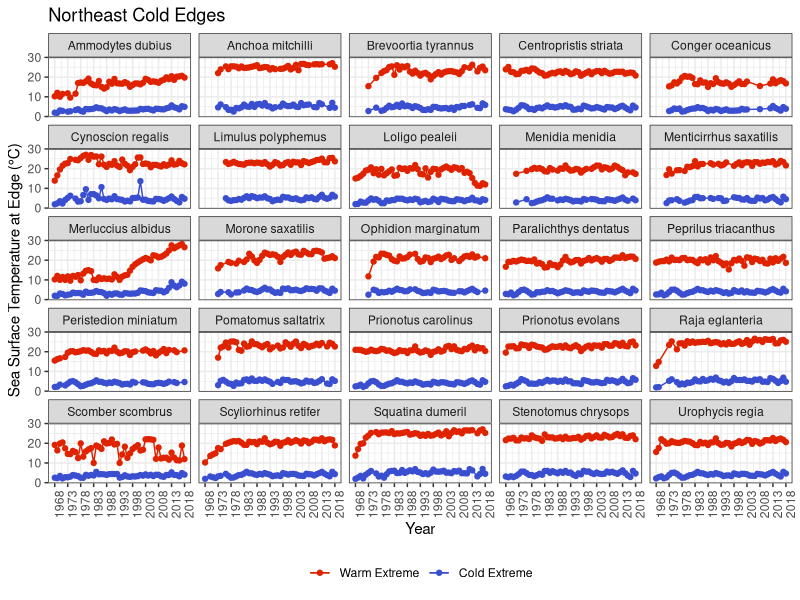
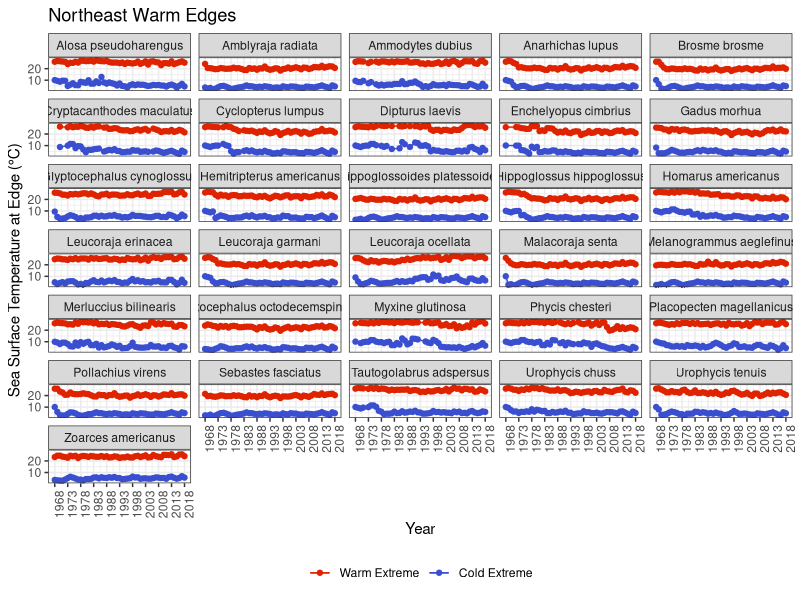
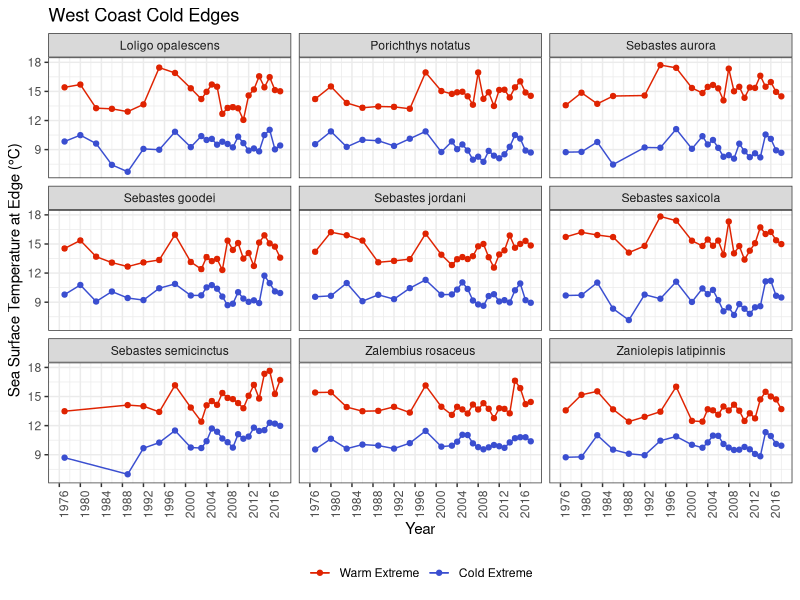
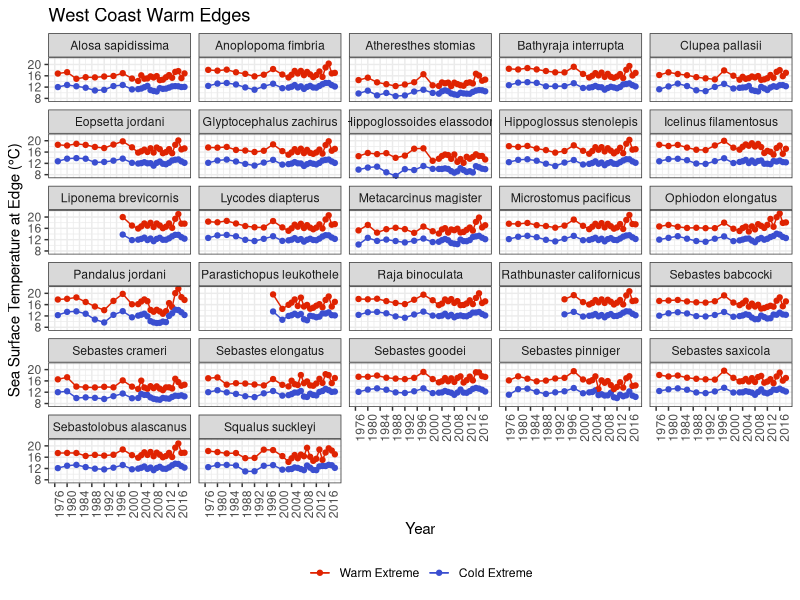
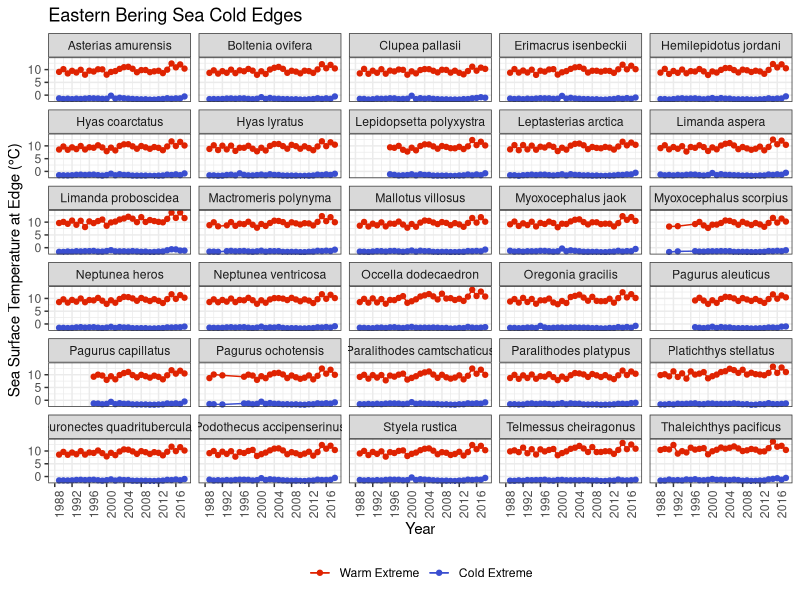
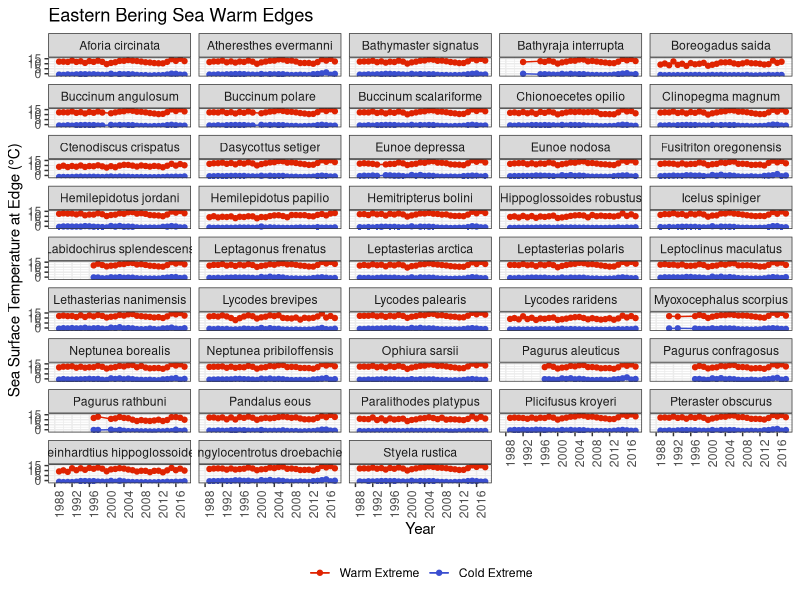
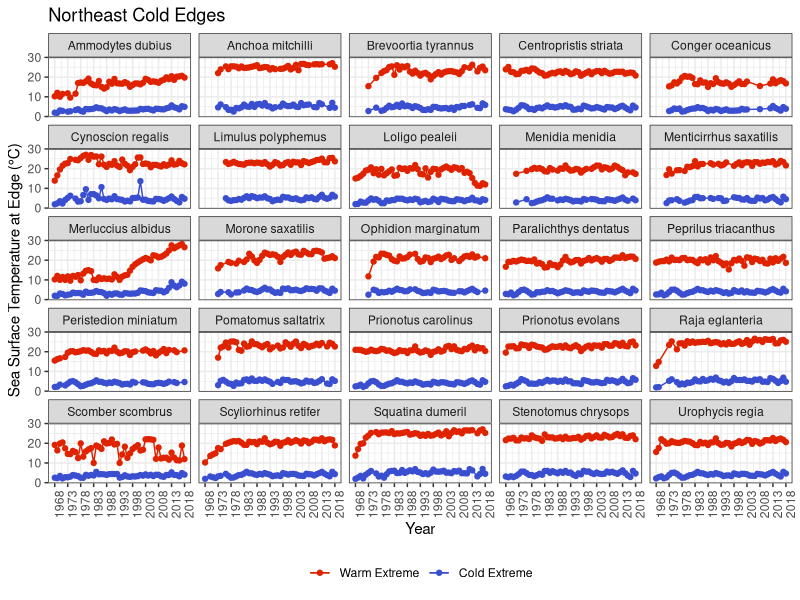
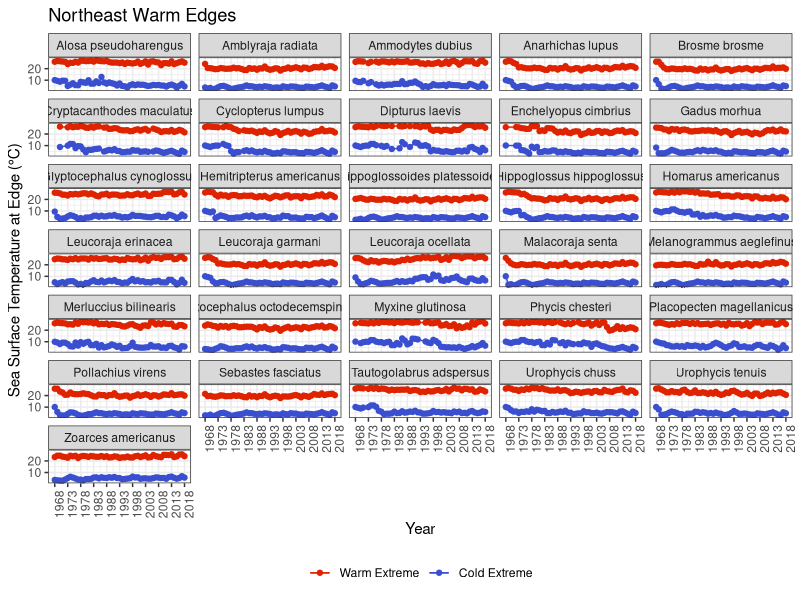

These figures' R source, in order:
library(tidyverse)
library(here)

spp.bayes.niche.lm.stats <- read_csv( here("results","species_bayes_niche_lm_summary.csv"))

dat.predict.niche <- read_csv(here("processed-data","species_thermal_niche_v_time.csv"))

neus.cold.niche.time.gg <- dat.predict.niche %>%
  filter(region=="neus", quantile=="quantile_0.99") %>%
  mutate(species = str_to_sentence(species)) %>%
  ggplot(aes(x=year_match, y=sst, ymin=sst-sstSE, ymax=sst+sstSE, color=predicted.var)) +
  geom_point() +
  geom_line() +
  geom_errorbar() +
  scale_color_manual(values=c("#DF2301","#3A4ED0"), labels=c("Warm Extreme","Cold Extreme")) +
  theme_bw() +
  labs(x="Year",y="Sea Surface Temperature at Edge (°C)", title="Northeast Cold Edges", color=NULL) +
  theme(legend.position="bottom",
        axis.text.x = element_text(angle = 90))+
  scale_x_continuous(limits=c(1968, 2018), breaks=seq(1968, 2018, 5))+ 
  facet_wrap(~species, ncol=5) +
  NULL
neus.cold.niche.time.gg

neus.warm.niche.time.gg <- dat.predict.niche %>%
  filter(region=="neus", quantile=="quantile_0.01") %>%
  mutate(species = str_to_sentence(species)) %>%
  ggplot(aes(x=year_match, y=sst, ymin=sst-sstSE, ymax=sst+sstSE, color=predicted.var)) +
  geom_point() +
  geom_line() +
  geom_errorbar() +
  scale_color_manual(values=c("#DF2301","#3A4ED0"), labels=c("Warm Extreme","Cold Extreme")) +
  theme_bw() +
  labs(x="Year",y="Sea Surface Temperature at Edge (°C)",title="Northeast Warm Edges",  color=NULL) +
  theme(legend.position="bottom",
        axis.text.x = element_text(angle = 90))+
  scale_x_continuous(limits=c(1968, 2018), breaks=seq(1968, 2018, 5))+ 
  facet_wrap(~species, ncol=5) +
  NULL
neus.warm.niche.time.gg

wc.cold.niche.time.gg <- dat.predict.niche %>%
  filter(region=="wc", quantile=="quantile_0.99") %>%
  mutate(species = str_to_sentence(species)) %>%
  ggplot(aes(x=year_match, y=sst, ymin=sst-sstSE, ymax=sst+sstSE, color=predicted.var)) +
  geom_point() +
  geom_line() +
  geom_errorbar() +
  scale_color_manual(values=c("#DF2301","#3A4ED0"), labels=c("Warm Extreme","Cold Extreme")) +
  theme_bw() +
  labs(x="Year",y="Sea Surface Temperature at Edge (°C)", title="West Coast Cold Edges", color=NULL) +
  theme(legend.position="bottom",
        axis.text.x = element_text(angle = 90))+
  scale_x_continuous(limits=c(1976, 2018), breaks=seq(1976, 2018, 4))+ 
  facet_wrap(~species, ncol=3) +
  NULL
wc.cold.niche.time.gg

wc.warm.niche.time.gg <- dat.predict.niche %>%
  filter(region=="wc", quantile=="quantile_0.01") %>%
  mutate(species = str_to_sentence(species)) %>%
  ggplot(aes(x=year_match, y=sst, ymin=sst-sstSE, ymax=sst+sstSE, color=predicted.var)) +
  geom_point() +
  geom_line() +
  geom_errorbar() +
  scale_color_manual(values=c("#DF2301","#3A4ED0"), labels=c("Warm Extreme","Cold Extreme")) +
  theme_bw() +
  labs(x="Year",y="Sea Surface Temperature at Edge (°C)",title="West Coast Warm Edges",  color=NULL) +
  theme(legend.position="bottom",
        axis.text.x = element_text(angle = 90))+
  scale_x_continuous(limits=c(1976, 2018), breaks=seq(1976, 2018, 4))+ 
  facet_wrap(~species, ncol=5) +
  NULL
wc.warm.niche.time.gg

ebs.cold.niche.time.gg <- dat.predict.niche %>%
  filter(region=="ebs", quantile=="quantile_0.99") %>%
  mutate(species = str_to_sentence(species)) %>%
  ggplot(aes(x=year_match, y=sst, ymin=sst-sstSE, ymax=sst+sstSE, color=predicted.var)) +
  geom_point() +
  geom_line() +
  geom_errorbar() +
  scale_color_manual(values=c("#DF2301","#3A4ED0"), labels=c("Warm Extreme","Cold Extreme")) +
  theme_bw() +
  labs(x="Year",y="Sea Surface Temperature at Edge (°C)", title="Eastern Bering Sea Cold Edges", color=NULL) +
  theme(legend.position="bottom",
        axis.text.x = element_text(angle = 90))+
  scale_x_continuous(limits=c(1988, 2018), breaks=seq(1988, 2018, 4))+ 
  facet_wrap(~species, ncol=5) +
  NULL
ebs.cold.niche.time.gg

ebs.warm.niche.time.gg <- dat.predict.niche %>%
  filter(region=="ebs", quantile=="quantile_0.01") %>%
  mutate(species = str_to_sentence(species)) %>%
  ggplot(aes(x=year_match, y=sst, ymin=sst-sstSE, ymax=sst+sstSE, color=predicted.var)) +
  geom_point() +
  geom_line() +
  geom_errorbar() +
  scale_color_manual(values=c("#DF2301","#3A4ED0"), labels=c("Warm Extreme","Cold Extreme")) +
  theme_bw() +
  labs(x="Year",y="Sea Surface Temperature at Edge (°C)",title="Eastern Bering Sea Warm Edges",  color=NULL) +
  theme(legend.position="bottom",
        axis.text.x = element_text(angle = 90))+
  scale_x_continuous(limits=c(1988, 2018), breaks=seq(1988, 2018, 4))+ 
  
  facet_wrap(~species, ncol=5) +
  NULL
ebs.warm.niche.time.gg


ggsave(neus.cold.niche.time.gg, filename=here("results","neus_cold_edge_niche_shifts_v_time.png"), height=10.5,width=8.25, dpi=160, scale=1.2)
ggsave(neus.warm.niche.time.gg, filename=here("results","neus_warm_edge_niche_shifts_v_time.png"), height=10.5,width=8.25,dpi=160, scale=1.2)

ggsave(wc.cold.niche.time.gg, filename=here("results","wc_cold_edge_niche_shifts_v_time.png"), height=10.5,width=8.25,dpi=160, scale=1.2)
ggsave(wc.warm.niche.time.gg, filename=here("results","wc_warm_edge_niche_shifts_v_time.png"), height=10.5,width=8.25, dpi=160, scale=1.2)

ggsave(ebs.cold.niche.time.gg, filename=here("results","ebs_cold_edge_niche_shifts_v_time.png"), height=10.5,width=8.25,dpi=160, scale=1.2)
ggsave(ebs.warm.niche.time.gg, filename=here("results","ebs_warm_edge_niche_shifts_v_time.png"), height=10.5,width=8.25, dpi=160, scale=1.2)
